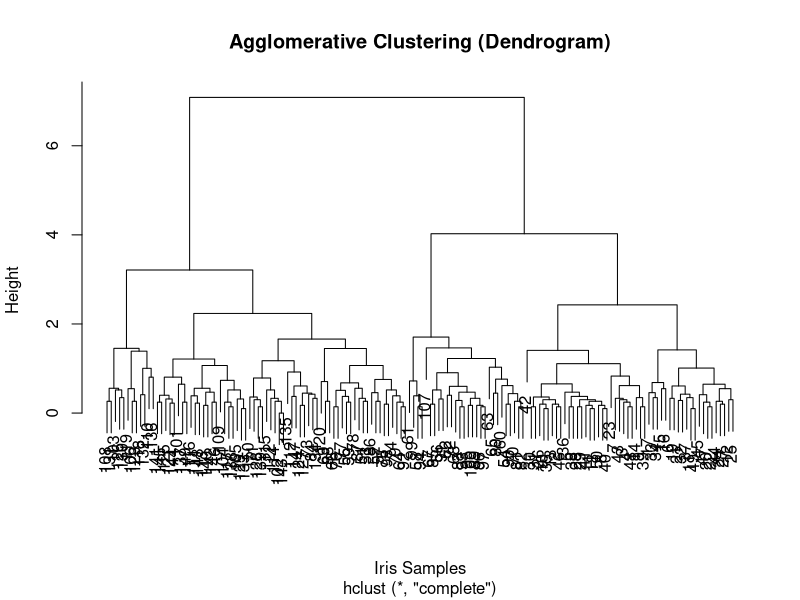
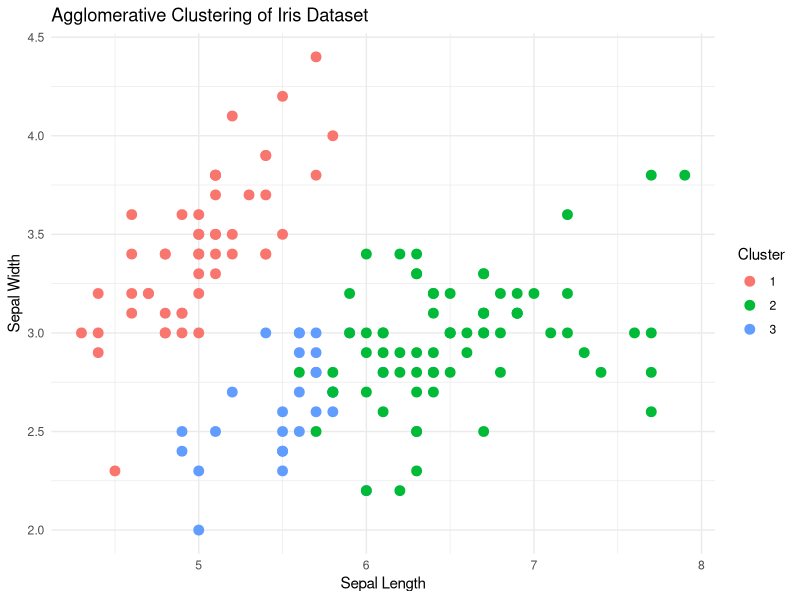

R code for these plots, in order:
# Step 1: Load required libraries
if (!require(ggplot2)) install.packages("ggplot2", dependencies = TRUE)
if (!require(cluster)) install.packages("cluster", dependencies = TRUE)

# Load the libraries
library(ggplot2)
library(cluster)

# Step 2: Load the Iris dataset
data("iris")

# Step 3: Preprocessing the data
# Remove the Species column (categorical variable) for clustering
iris_data <- iris[, -5]

# Step 4: Compute the distance matrix
dist_matrix <- dist(iris_data)  # Compute Euclidean distance

# Step 5: Perform Agglomerative Clustering (Hierarchical Clustering)
agglo_clustering <- hclust(dist_matrix, method = "complete")  # Complete linkage

# Step 6: Plot the dendrogram
plot(agglo_clustering, main = "Agglomerative Clustering (Dendrogram)", 
     xlab = "Iris Samples", ylab = "Height")

# Step 7: Cut the dendrogram to form clusters
# Let's cut the dendrogram into 3 clusters (for the 3 species in the dataset)
clusters <- cutree(agglo_clustering, k = 3)

# Step 8: Add cluster assignments to the original dataset
iris$Cluster <- as.factor(clusters)

# Step 9: Visualize the clustering results using ggplot2
ggplot(iris, aes(x = Sepal.Length, y = Sepal.Width, color = Cluster)) +
  geom_point(size = 3) +
  labs(title = "Agglomerative Clustering of Iris Dataset", x = "Sepal Length", y = "Sepal Width") +
  theme_minimal()
